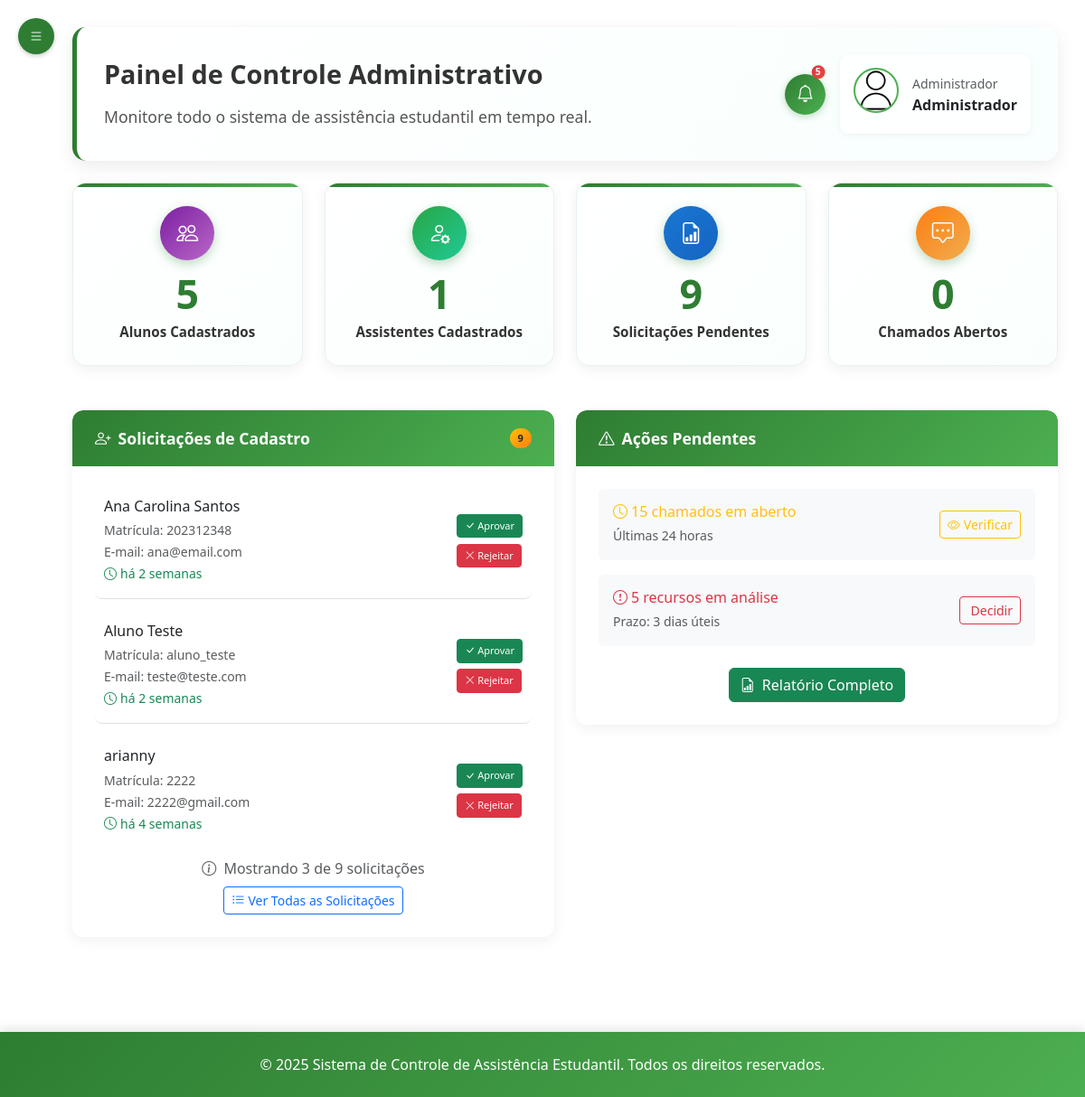
Page /admin/inicio (signed in) on the committed database.
### tables this page shows
CREATE TABLE usuario (
id_usuario INTEGER PRIMARY KEY AUTOINCREMENT,
nome TEXT NOT NULL,
matricula TEXT UNIQUE NOT NULL,
email TEXT NOT NULL UNIQUE,
senha TEXT NOT NULL,
perfil TEXT NOT NULL DEFAULT 'aluno',
foto TEXT,
token_redefinicao TEXT,
data_token TIMESTAMP,
data_cadastro TIMESTAMP DEFAULT CURRENT_TIMESTAMP
);

### routes/admin/perfiladmin_routes.py (the view)
@router.get("/inicio")
@requer_autenticacao("admin")
async def get_perfil(request: Request, usuario_logado: dict = None):
    admin = usuario_repo.obter_usuario_por_matricula(usuario_logado['matricula'])
    possiveis_alunos_raw = aluno_repo.obter_possiveis_alunos()
    possiveis_alunos = []
    for usuario in possiveis_alunos_raw[:3]:  # Mostrar apenas os 3 mais recentes
        usuario_dict = {
            'id_usuario': usuario.id_usuario,
            'nome': usuario.nome,
            'matricula': usuario.matricula,
            'email': usuario.email,
            'data_cadastro': usuario.data_cadastro,
            'tempo_relativo': calcular_tempo_relativo(usuario.data_cadastro) if usuario.data_cadastro else "Data não informada",
            'data_formatada': formatar_data_brasileira(usuario.data_cadastro) if usuario.data_cadastro else "Data não informada"
        }
        possiveis_alunos.append(usuario_dict)
    try:
        total_alunos = aluno_repo.contar_todos()
    except Exception:
        total_alunos = 0
    try:
        total_assistentes = len(assistente_social_repo.obter_todos())
    except Exception:
        total_assistentes = 0
    try:
        estatisticas_inscricoes = inscricao_repo.obter_estatisticas_analise()
        total_cadastros_pendentes = len(possiveis_alunos_raw)
    except Exception:
        total_cadastros_pendentes = len(possiveis_alunos_raw)
    try:
        estatisticas_chamados = chamado_repo.obter_estatisticas_gerais()
        total_chamados_pendentes = estatisticas_chamados.get('abertos', 0) if estatisticas_chamados else 0
    except Exception:
        total_chamados_pendentes = 0
    context = {
        "request": request,
        "admin": admin,
        "possiveis_alunos": possiveis_alunos,
        "total_cadastros_pendentes": total_cadastros_pendentes,
        "total_alunos": total_alunos,
        "total_assistentes": total_assistentes,
        "total_chamados_pendentes": total_chamados_pendentes
    }
    response = templates.TemplateResponse("/admin/dashboard_admin.html", context)
    return response

### templates/admin/dashboard_admin.html (shortened to what this page needs)
{% extends "base_admin.html" %}
{% block content %}
        <div class="welcome-banner mb-4 card-hover">
            <div class="row align-items-center">
                <div class="col-md-8">
                    <h4 class="mb-3">Painel de Controle Administrativo</h4>
                    <p>Monitore todo o sistema de assistência estudantil em tempo real.</p>
                </div>
                <div class="col-md-4 d-flex justify-content-end align-items-center gap-3">
                    <button class="btn-notification position-relative" data-bs-toggle="modal" data-bs-target="#notificacoesModal">
                        <i class="bi bi-bell"></i>
                        <span class="position-absolute top-0 start-100 translate-middle badge rounded-pill bg-danger notification-badge">
                            5
                        </span>
                    </button>
                    <div class="user-profile-card">
                        <img src="/static/img/perfil.png" alt="Perfil" class="mb-2">
                        <div>
                            <small class="text-muted">Administrador</small>
                            <div class="fw-bold">{{admin.nome}}</div>
                        </div>
                    </div>
                </div>
            </div>
        </div>
         <div class="row mb-4">
            <div class="col-md-3">
                <div class="stats-card card beneficiados">
                    <div class="icon">
                        <i class="bi bi-people"></i>
                    </div>
                    <div class="number">{{ total_alunos or '0'}}</div>
                    <div class="label">Alunos Cadastrados</div>
                </div>
            </div>
            <div class="col-md-3">
                <div class="stats-card card assistentes">
                    <div class="icon">
                        <i class="bi bi-person-gear"></i>
                    </div>
                    <div class="number">{{ total_assistentes or '0'}}</div>
                    <div class="label">Assistentes Cadastrados</div>
                </div>
            </div>
            <div class="col-md-3">
                <div class="stats-card card relatorios">
                    <div class="icon">
                        <i class="bi bi-file-earmark-bar-graph"></i>
                    </div>
                    <div class="number">{{ total_cadastros_pendentes or '0' }}</div>
                    <div class="label">Solicitações Pendentes</div>
                </div>
            </div>
            <div class="col-md-3">
                <div class="stats-card card chamados">
                    <div class="icon">
                        <i class="bi bi-chat-square-dots"></i>
                    </div>
                    <div class="number">{{ total_chamados_pendentes or "0" }}</div>
                    <div class="label">Chamados Abertos</div>
                </div>
            </div>
        </div>
        <div class="row">
            <div class="col-md-6">
                <div class="card">
                    <div class="card-header d-flex justify-content-between align-items-center">
                        <span><i class="bi bi-person-plus me-2"></i>Solicitações de Cadastro</span>
                        {% if total_cadastros_pendentes > 0 %}
                        <span class="badge bg-warning">{{ total_cadastros_pendentes }}</span>
                        {% endif %}
                    </div>
                    <div class="card-body">
                        {% if possiveis_alunos %}
                            {% for usuario in possiveis_alunos %}
                            <div class="solicitation-item {% if not loop.last %}border-bottom pb-3 mb-3{% endif %}">
                                <div class="d-flex justify-content-between align-items-center">
                                    <div>
                                        <h6 class="mb-1">{{ usuario.nome }}</h6>
                                        <small class="text-muted">Matrícula: {{ usuario.matricula }}</small><br>
                                        <small class="text-muted">E-mail: {{ usuario.email }}</small><br>
                                        <small class="text-success">
                                            <i class="bi bi-clock me-1"></i>{{ usuario.tempo_relativo }}
                                        </small>
                                    </div>
                                    <div>
                                        <div class="btn-group-vertical" role="group">
                                            <form method="post" action="/admin/aprovar-usuario/{{ usuario.id_usuario }}" style="display: inline;">
                                                <button type="submit" class="btn btn-sm btn-success mb-1"
                                                        onclick="return confirm('Aprovar cadastro de {{ usuario.nome }}?')"
                                                        title="Aprovar cadastro de {{ usuario.nome }}">
                                                    <i class="bi bi-check-lg"></i> Aprovar
                                                </button>
                                            </form>
                                            <form method="post" action="/admin/rejeitar-usuario/{{ usuario.id_usuario }}" style="display: inline;">
                                                <button type="submit" class="btn btn-sm btn-danger"
                                                        onclick="return confirm('Rejeitar cadastro de {{ usuario.nome }}? Esta ação não pode ser desfeita.')"
                                                        title="Rejeitar cadastro de {{ usuario.nome }}">
                                                    <i class="bi bi-x-lg"></i> Rejeitar
                                                </button>
                                            </form>
                                        </div>
                                    </div>
                                </div>
                            </div>
                            {% endfor %}
                            {% if total_cadastros_pendentes > 3 %}
                            <div class="text-center mt-3">
                                <p class="text-muted mb-2">
                                    <i class="bi bi-info-circle me-1"></i>
                                    Mostrando 3 de {{ total_cadastros_pendentes }} solicitações
                                </p>
                                <a href="/admin/analisar-cadastros" class="btn btn-outline-primary btn-sm">
                                    <i class="bi bi-list-ul me-1"></i>Ver Todas as Solicitações
                                </a>
                            </div>
                            {% else %}
                            <div class="text-center mt-3">
                                <a href="/admin/analisar-cadastros" class="btn btn-outline-primary btn-sm">
                                    <i class="bi bi-list-ul me-1"></i>Gerenciar Cadastros
                                </a>
                            </div>
                            {% endif %}
                        {% endif %}
                    </div>
                </div>
            </div>
            <div class="col-md-6">
                <div class="card">
                    <div class="card-header">
                        <i class="bi bi-exclamation-triangle me-2"></i>Ações Pendentes
                    </div>
                    <div class="card-body">
                        <div class="d-flex justify-content-between align-items-center mb-3 p-3 bg-light rounded">
                            <div>
                                <h6 class="mb-1 text-warning">
                                    <i class="bi bi-clock me-1"></i>15 chamados em aberto
                                </h6>
                                <small class="text-muted">Últimas 24 horas</small>
                            </div>
                            <div>
                                <a href="/admin/chamados" class="btn btn-sm btn-outline-warning">
                                    <i class="bi bi-eye me-1"></i>Verificar
                                </a>
                            </div>
                        </div>
                        <div class="d-flex justify-content-between align-items-center mb-3 p-3 bg-light rounded">
                            <div>
                                <h6 class="mb-1 text-danger">
                                    <i class="bi bi-exclamation-circle me-1"></i>5 recursos em análise
                                </h6>
                                <small class="text-muted">Prazo: 3 dias úteis</small>
                            </div>
                            <div>
                                <a href="/admin/recursos" class="btn btn-sm btn-outline-danger">
                                    Decidir
                                </a>
                            </div>
                        </div>
                        <div class="text-center mt-4">
                            <a href="/admin/relatorios" class="btn btn-success">
                                <i class="bi bi-file-earmark-bar-graph me-2"></i>Relatório Completo
                            </a>
                        </div>
                    </div>
                </div>
            </div>
        </div>
    </div>
    <footer class="footer bg-success text-white py-4">
        <div class="container">
            <div class="row">
                <div class="col-12 text-center">
                    <p class="text-white mb-0">
                        &copy; 2025 Sistema de Controle de Assistência Estudantil. Todos os direitos reservados.
                    </p>
                </div>
            </div>
        </div>
    </footer>
{% endblock %}

### templates/base_admin.html (shortened to what this page needs)
<!DOCTYPE html>
<html lang="pt-br">
<head>
    <link href="https://cdn.jsdelivr.net/npm/bootstrap@5.3.0-alpha1/dist/css/bootstrap.min.css" rel="stylesheet">
    <link rel="stylesheet" href="https://cdn.jsdelivr.net/npm/bootstrap-icons@1.10.0/font/bootstrap-icons.css">
    <link rel="stylesheet" href="/static/css/dashboard_admin.css">
</head>
<body>
    <button class="menu-toggle" id="menuToggle">
        <i class="bi bi-list"></i>
    </button>
    <div class="main-content" id="mainContent">
        {% block content %}{% endblock %}
</body>
</html>

### rows in the picture
usuario: nome "Administrador"
usuario: nome "Ana Carolina Santos", matricula "202312348", email "ana@email.com", tempo_relativo "há 2 semanas"
usuario: nome "Aluno Teste", matricula "aluno_teste", email "teste@teste.com", tempo_relativo "há 2 semanas"
usuario: nome "arianny", matricula "2222", email "2222@gmail.com", tempo_relativo "há 4 semanas"

### other values in the picture
{{ total_alunos or '0' }} "5"
{{ total_assistentes or '0' }} "1"
{{ total_cadastros_pendentes or '0' }} "9"
{{ total_chamados_pendentes or "0" }} "0"
{{ total_cadastros_pendentes }} "9"
